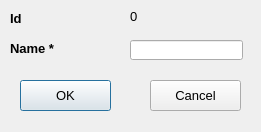
<?xml version="1.0" encoding="UTF-8"?>
<ui version="4.0">
 <class>PaymentTypeAddModifyForm</class>
 <widget class="QDialog" name="PaymentTypeAddModifyForm">
  <property name="geometry">
   <rect>
    <x>0</x>
    <y>0</y>
    <width>261</width>
    <height>132</height>
   </rect>
  </property>
  <property name="font">
   <font>
    <pointsize>10</pointsize>
   </font>
  </property>
  <property name="windowTitle">
   <string>Dialog</string>
  </property>
  <property name="windowIcon">
   <iconset resource="MyResources.qrc">
    <normaloff>:/Images/payment type pic.png</normaloff>:/Images/payment type pic.png</iconset>
  </property>
  <widget class="QLabel" name="label_3">
   <property name="geometry">
    <rect>
     <x>10</x>
     <y>40</y>
     <width>101</width>
     <height>16</height>
    </rect>
   </property>
   <property name="font">
    <font>
     <pointsize>10</pointsize>
     <weight>75</weight>
     <bold>true</bold>
    </font>
   </property>
   <property name="text">
    <string>Name *</string>
   </property>
  </widget>
  <widget class="QPushButton" name="pbtOk">
   <property name="geometry">
    <rect>
     <x>20</x>
     <y>80</y>
     <width>91</width>
     <height>31</height>
    </rect>
   </property>
   <property name="text">
    <string>OK</string>
   </property>
  </widget>
  <widget class="QPushButton" name="pbtCancel">
   <property name="geometry">
    <rect>
     <x>150</x>
     <y>80</y>
     <width>91</width>
     <height>31</height>
    </rect>
   </property>
   <property name="text">
    <string>Cancel</string>
   </property>
  </widget>
  <widget class="QLabel" name="lbllblId">
   <property name="geometry">
    <rect>
     <x>10</x>
     <y>10</y>
     <width>91</width>
     <height>16</height>
    </rect>
   </property>
   <property name="font">
    <font>
     <pointsize>10</pointsize>
     <weight>75</weight>
     <bold>true</bold>
    </font>
   </property>
   <property name="text">
    <string>Id</string>
   </property>
  </widget>
  <widget class="QLabel" name="lblId">
   <property name="geometry">
    <rect>
     <x>130</x>
     <y>10</y>
     <width>47</width>
     <height>13</height>
    </rect>
   </property>
   <property name="text">
    <string>0</string>
   </property>
  </widget>
  <widget class="QLineEdit" name="ledName">
   <property name="geometry">
    <rect>
     <x>130</x>
     <y>40</y>
     <width>113</width>
     <height>20</height>
    </rect>
   </property>
  </widget>
 </widget>
 <resources>
  <include location="MyResources.qrc"/>
 </resources>
 <connections/>
</ui>
